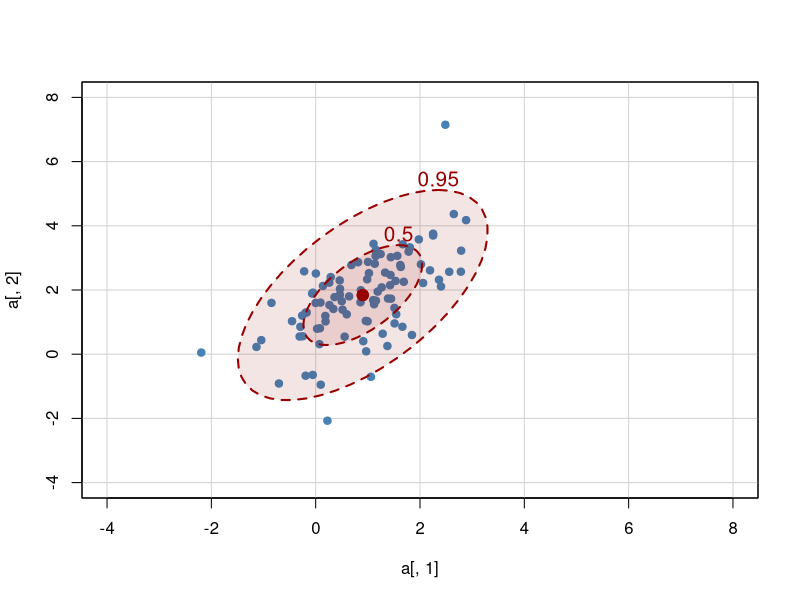
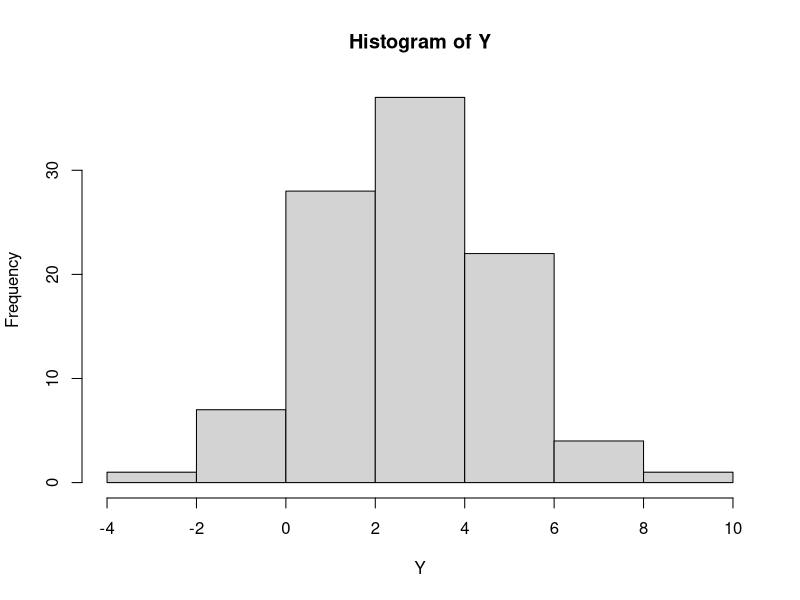
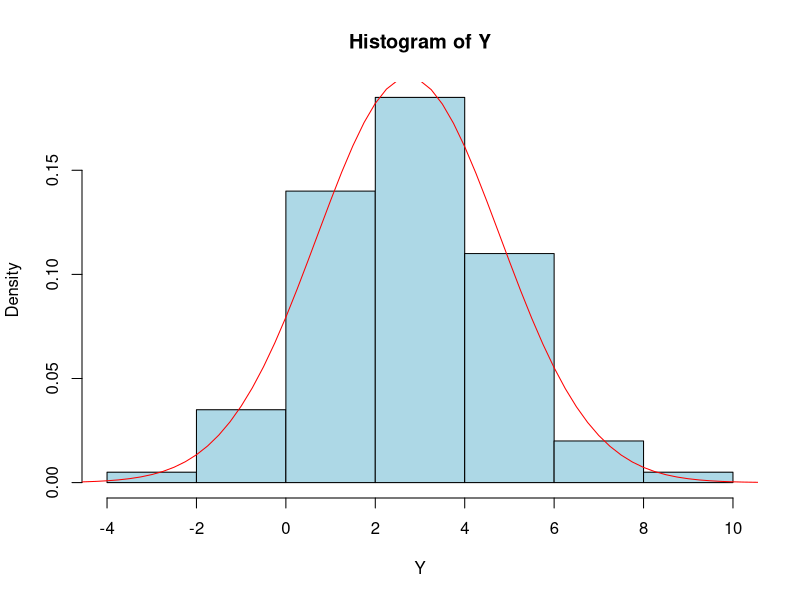

The R source for these figures, in order:
####Question 3#######
library(mnormt)
var_=cbind(c(1,1),c(1,2))
a=rmnorm(100,mean=c(1,2),varcov=var_,sqrt=NULL)
library(car)
dataEllipse(a[,1], a[,2], 
            xlim = c(-4, 8), ylim = c(-4, 8), 
            pch=19, col = c("steelblue", "#990000"), lty=2,
            ellipse.label=c(0.5, 0.95), levels = c(0.5, 0.95),
            fill=TRUE, fill.alpha=0.1)
Y<- a[,1]+a[,2]
hist(Y)
m<-mean(Y)
v<- var(Y)

#3d
std<-sqrt(v)
hist(Y,col="light blue",main="Histogram of Y",freq=F)
curve(dnorm(x,mean=m,sd=std),-5,20, add=T,col= "red")


#####Q4#### --part b
library(mnormt)
var_cov = cbind(c(2,1,1),c(1,1,1),c(1,1,3))
r_new <- rmnorm(100,mean=c(1,2,3),varcov=var_cov,sqrt=NULL)
cor(r_new)
scaled <- scale(r_new) 
cov(scaled)

